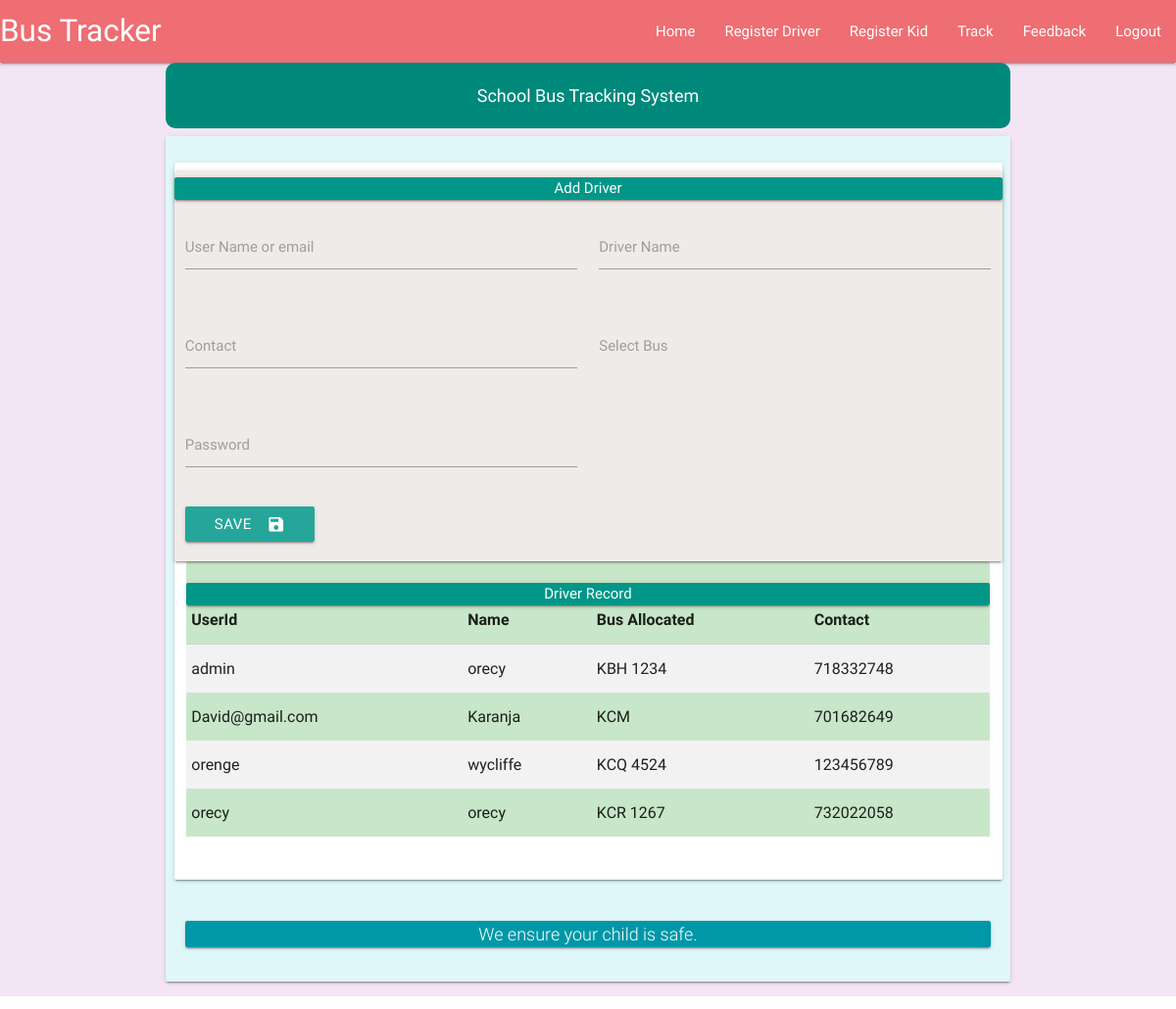
The app's page /admin/driver (signed in) with its own data.
### tables this page shows
CREATE TABLE "driver" (
	`id`	INTEGER PRIMARY KEY AUTOINCREMENT,
	`name`	TEXT,
	`userid`	TEXT UNIQUE,
	`contact`	INTEGER,
	`password`	TEXT,
	`b_id`	INTEGER UNIQUE,
	`token`	TEXT,
	`expires`	TEXT,
	`active_ride_j_id`	INTEGER DEFAULT null,
	FOREIGN KEY(`b_id`) REFERENCES `bus`(`id`),
	FOREIGN KEY(`active_ride_j_id`) REFERENCES journey('id')
);

CREATE TABLE `bus` (
	`id`	INTEGER PRIMARY KEY AUTOINCREMENT,
	`b_no`	TEXT UNIQUE,
	`detail`	TEXT
);

### BusTrack/views/admin.py (the view)
@admin.route('/driver', methods=['POST', 'GET'])
@login_required
def driver():
    form = AddDriverForm(request.form)
    un_alloc = Bus.unallocated_bus()
    if form.validate_on_submit() and request.method == 'POST':
        d = Driver(user_id=form.username.data, bus_id=request.form['bus']
                   , name=form.name.data, contact=form.contact.data,
                   password=SessionHelper.get_password_hash(form.password.data))
        d.add()
        form.username.data = form.name.data = form.contact.data = ''
    alloc_driver = Driver.get_all_allocated()
    return render_template('admin/driver.html', form=form, bus_data=un_alloc, driver_list=alloc_driver)

### BusTrack/forms/adminforms.py
class AddDriverForm(Form):
    username = StringField('username', validators=[DataRequired(),
                                                   Unique(Driver, message='already exist')])
    password = PasswordField('password', validators=[DataRequired()])
    name = StringField('name', validators=[DataRequired()])
    contact = StringField('contact')  # TODO: add phone number validator

### BusTrack/models/bus.py (called while the page is built)
    @staticmethod
    def unallocated_bus():
        cur=conn.execute('select id,b_no from bus where id not in (select id from bus_driver)')
        return cur.fetchall()

### BusTrack/models/driver.py (called while the page is built)
    @staticmethod
    def get_all_allocated():
        cur = conn.execute('select userid,name, b_no,contact  from bus_driver')
        return cur.fetchall()

### BusTrack/views/admin.py (called while the page is built)
def login_required(f):
    @wraps(f)
    def decorated_function(*args, **kwargs):
        if 'is_admin_login' in session:
            if session['is_admin_login'] == True:
                pass  # ok no problem
            else:
                return redirect(url_for('admin.login', next=request.url))
        else:
            return redirect(url_for('admin.login', next=request.url))
        return f(*args, **kwargs)
    return decorated_function

### BusTrack/templates/admin/driver.html (shortened to what this page needs)
{% extends "layout.html" %}
{% block content %}
<div class="row">
    <form action="" method="POST" class="col s12  card-panel brown lighten-5 black-text">
        <div class="row">
            <div class="col s12 card-panel teal white-text my_header_strip">Add Driver</div>
        </div>
        <div class="row">
            <div class="input-field col s12 m6">
                {{ form.username(class_='validate') }}
                <label for="username" class="active">User Name or email</label>
            </div>
            <div class="input-field col s12 m6">
                {{ form.name(class_='validate') }}
                <label for="name" class="active">Driver Name</label>
            </div>
        </div>
        <div class="row">
            <div class="input-field col s12 m6">
                {{ form.contact(class_='validate') }}
                <label for="contact" class="active">Contact</label>
            </div>
            <div class="input-field col s12 m6">
                <label>Select Bus</label>
            </div>
        </div>
        <div class="row">
            <div class="input-field col s12 m6">
                {{ form.password(class_='validate') }}
                <label for="password" class="active">Password</label>
            </div>
        </div>
        <div class="row">
            <div class="col s12 m6">
                <button id="btnReg" class="waves-effect waves-light btn" type="submit"/>
                Save
                <i class="material-icons right">save</i></button>
            </div>
        </div>
    </form>
    <div class="card-panel">
        <div class="row green lighten-4">
            <div class="col s12 card-panel teal white-text my_header_strip">Driver Record</div>
            <table class="striped highlight">
                <thead>
                <tr>
                    <th>UserId</th>
                    <th>Name</th>
                    <th>Bus Allocated</th>
                    <th>Contact</th>
                </tr>
                </thead>
                <tbody>
                {% for l in driver_list %}
                <tr>
                    <td>{{l[0]}}</td>
                    <td>{{l[1]}}</td>
                    <td>{{l[2]}}</td>
                    <td>{{l[3]}}</td>
                </tr>
                {% endfor %}
                </tbody>
            </table>
        </div>
    </div>
    {% endblock %}

### BusTrack/templates/layout.html (shortened to what this page needs)
<html>
<head>
    <link rel="stylesheet" href="/static/css/materialize.min.css"/>
    <link type="text/css" rel="stylesheet" href="/static/css/style.css"/>
</head>
<body>
<div style="width:100%;" class="purple lighten-5">
    <nav>
        <div class="nav-wrapper">
            <a href="#!" class="brand-logo">Bus Tracker</a>
            <ul class="right hide-on-med-and-down">
                {% if 'is_admin_login' in session %}
                {% if session['is_admin_login'] %}
                <li><a href="/admin/">Home</a></li>
                <li><a href="/admin/driver">Register Driver</a></li>
                <li><a href="/admin/kid">Register Kid</a></li>
                <li><a href="/admin/track">Track</a></li>
                <li><a href="/admin/feedback">Feedback</a></li>
                <li><a href="/admin/logout">Logout</a></li>
                {% endif %}
                {% else %}
                <li><a href="/admin/">Home</a></li>
                <li><a href="/admin/login">Login</a></li>
                {% endif%}
            </ul>
        </div>
    </nav>
    <div class="container">
        <div class="row">
            <div class="panel col s12 teal darken-1" style="padding:20px;border-radius:10px 10px 10px 10px;">
                <center>
                    <span class="white-text darken-1" style="font-size:18px;text-align:center;"> School Bus Tracking System {{admin}}</span>
                </center>
            </div>
            <div class="card-panel col s12 cyan lighten-5" style="padding:20px;">
                {% block content%}
                {% endblock %}
            </div>
            <div class="card-panel col s12 cyan darken-2">
                <span class="white-text flow-text"
                      style="font:Roboto;font-size:18px;text-align:center;width:100%;display:block;">We ensure your child is safe.</span>
            </div>
        </div>
    </div>
</div>
</body>
</html>

### BusTrack/static/css/style.css (style rules this page uses)
.my_header_strip { text-align: center; padding: 10px; padding-top:15px; color: white; margin-bottom: -10px; }

### records on screen
driver: userid "admin", name "orecy", b_no "KBH 1234", contact "718332748"
driver: userid "David@gmail.com", name "Karanja", b_no "KCM", contact "701682649"
driver: userid "orenge", name "wycliffe", b_no "KCQ 4524", contact "123456789"
driver: userid "orecy", name "orecy", b_no "KCR 1267", contact "732022058"
